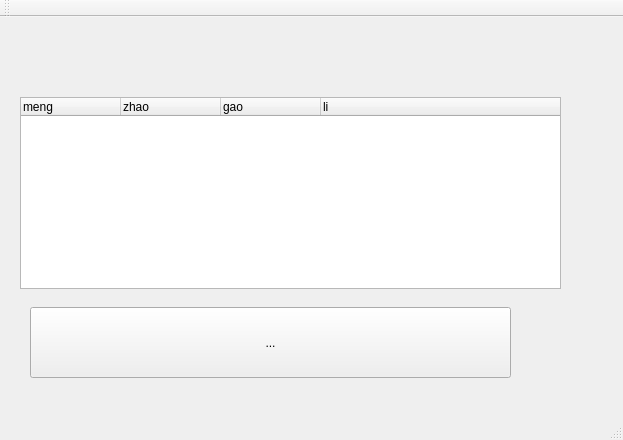
<?xml version="1.0" encoding="UTF-8"?>
<ui version="4.0">
 <class>MainWindow</class>
 <widget class="QMainWindow" name="MainWindow">
  <property name="geometry">
   <rect>
    <x>0</x>
    <y>0</y>
    <width>623</width>
    <height>440</height>
   </rect>
  </property>
  <property name="windowTitle">
   <string>MainWindow</string>
  </property>
  <widget class="QWidget" name="centralWidget">
   <widget class="QTreeWidget" name="treeWidget">
    <property name="geometry">
     <rect>
      <x>20</x>
      <y>80</y>
      <width>541</width>
      <height>192</height>
     </rect>
    </property>
    <column>
     <property name="text">
      <string>meng</string>
     </property>
    </column>
    <column>
     <property name="text">
      <string>zhao</string>
     </property>
    </column>
    <column>
     <property name="text">
      <string>gao </string>
     </property>
    </column>
    <column>
     <property name="text">
      <string>li</string>
     </property>
    </column>
   </widget>
   <widget class="QToolButton" name="toolButton">
    <property name="geometry">
     <rect>
      <x>30</x>
      <y>290</y>
      <width>481</width>
      <height>71</height>
     </rect>
    </property>
    <property name="text">
     <string>...</string>
    </property>
   </widget>
  </widget>
  <widget class="QMenuBar" name="menuBar">
   <property name="geometry">
    <rect>
     <x>0</x>
     <y>0</y>
     <width>623</width>
     <height>23</height>
    </rect>
   </property>
  </widget>
  <widget class="QToolBar" name="mainToolBar">
   <attribute name="toolBarArea">
    <enum>TopToolBarArea</enum>
   </attribute>
   <attribute name="toolBarBreak">
    <bool>false</bool>
   </attribute>
  </widget>
  <widget class="QStatusBar" name="statusBar"/>
 </widget>
 <layoutdefault spacing="6" margin="11"/>
 <resources/>
 <connections/>
</ui>
